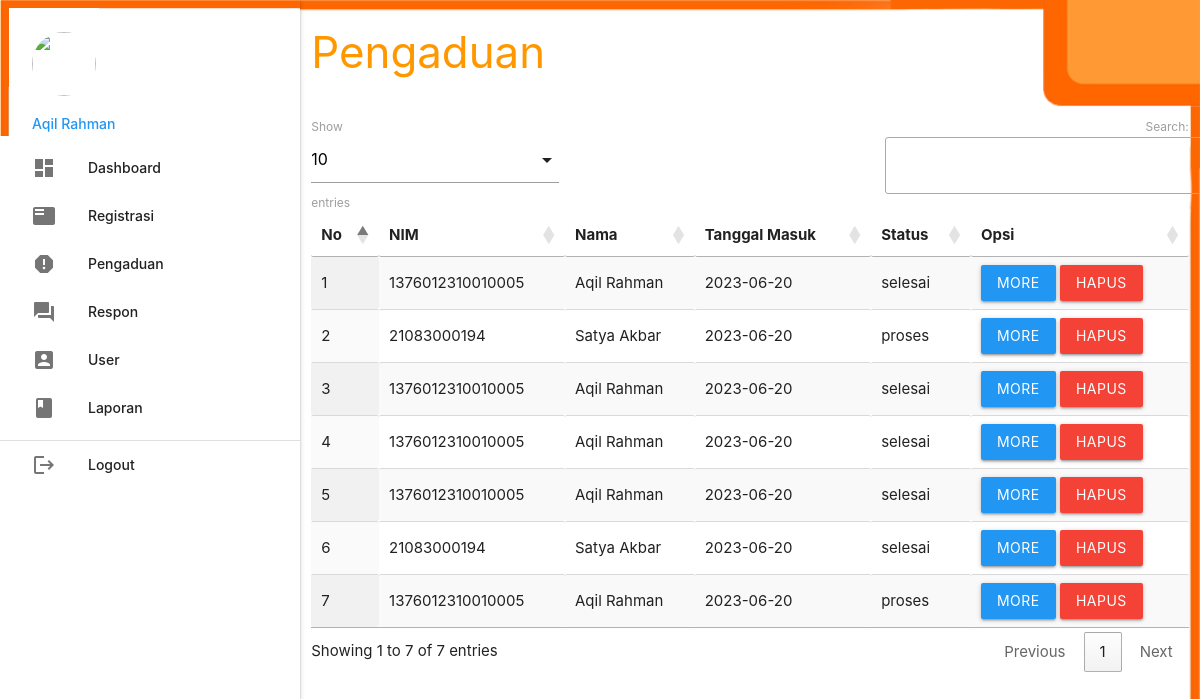
The page /admin/index.php?p=pengaduan (signed in) on the database its author committed.
### tables this page shows
CREATE TABLE `pengaduan` (
  `id_pengaduan` int(5) NOT NULL,
  `tgl_pengaduan` varchar(20) NOT NULL,
  `nik` varchar(16) NOT NULL,
  `isi_laporan` text NOT NULL,
  `foto` varchar(255) NOT NULL,
  `status` enum('proses','selesai') NOT NULL
);

CREATE TABLE `mahasiswa` (
  `nim` varchar(16) NOT NULL,
  `nama` varchar(35) NOT NULL,
  `username` varchar(25) NOT NULL,
  `password` varchar(255) NOT NULL,
  `telp` varchar(13) NOT NULL
);

### admin/pengaduan.php (the view, shortened to what this page needs)
       <div class="row">
         <div class="col s12 m9">
           <h3 class="orange-text">Pengaduan</h3>
         </div>
       </div>
       <table id="example" class="display responsive-table" style="width:100%">
         <thead>
             <tr>
			<th>No</th>
			<th>NIM</th>
			<th>Nama</th>
			<th>Tanggal Masuk</th>
			<th>Status</th>
			<th>Opsi</th>
             </tr>
         </thead>
         <tbody>
<?php
	$no=1;
	$query = mysqli_query($koneksi,"SELECT * FROM pengaduan INNER JOIN mahasiswa ON pengaduan.nik=mahasiswa.nim ORDER BY pengaduan.id_pengaduan DESC");
	while ($r=mysqli_fetch_assoc($query)) { ?>
	<tr>
		<td><?php echo $no++; ?></td>
		<td><?php echo $r['nim']; ?></td>
		<td><?php echo $r['nama']; ?></td>
		<td><?php echo $r['tgl_pengaduan']; ?></td>
		<td><?php echo $r['status']; ?></td>
		<td><a class="btn modal-trigger blue" href="#more?id_pengaduan=<?php echo $r['id_pengaduan'] ?>">More</a>  <a class="btn red" onclick="return confirm('Anda Yakin Ingin Menghapus Y/N')" href="index.php?p=pengaduan_hapus&id_pengaduan=<?php echo $r['id_pengaduan'] ?>">Hapus</a></td>
	</tr>
           <?php  }
            ?>
         </tbody>
       </table>

### admin/index.php (shortened to what this page needs)
<?php
	include '../conn/koneksi.php';
 ?>
  <!DOCTYPE html>
  <html>
    <head>
      <link type="text/css" rel="stylesheet" href="../css/materialize.min.css"  media="screen,projection"/>
      <link rel="stylesheet" href="https://cdnjs.cloudflare.com/ajax/libs/materialize/1.0.0/css/materialize.min.css">
      <link rel="stylesheet" type="text/css" href="https://cdn.datatables.net/1.10.19/css/jquery.dataTables.css">
    </head>
    <body style="background:url(../img/bg.jpg); background-size: cover;">
    <div class="row">
      <div class="col s12 m3">
          <ul id="slide-out" class="sidenav sidenav-fixed">
              <li>
                  <div class="user-view">
                      <div class="background">
                          <img src="../img/bg.jpg">
                      </div>
                      <a href="#user"><img class="circle" src="https://cdn5.vectorstock.com/i/1000x1000/01/69/businesswoman-character-avatar-icon-vector-12800169.jpg"></a>
                      <a href="#name"><span class="blue-text name"><?php echo ucwords($_SESSION['data']['nama_petugas']); ?></span></a>
                  </div>
              </li>
              <li><a href="index.php?p=dashboard"><i class="material-icons">dashboard</i>Dashboard</a></li>
              <li><a href="index.php?p=registrasi"><i class="material-icons">featured_play_list</i>Registrasi</a></li>
              <li><a href="index.php?p=pengaduan"><i class="material-icons">report</i>Pengaduan</a></li>
              <li><a href="index.php?p=respon"><i class="material-icons">question_answer</i>Respon</a></li>
              <li><a href="index.php?p=user"><i class="material-icons">account_box</i>User</a></li>
              <li><a href="index.php?p=laporan"><i class="material-icons">book</i>Laporan</a></li>
              <li>
                  <div class="divider"></div>
              </li>
              <li><a class="waves-effect" href="../index.php?p=logout"><i class="material-icons">logout</i>Logout</a></li>
          </ul>
          <a href="#" data-target="slide-out" class="btn sidenav-trigger"><i class="material-icons">menu</i></a>
      </div>
      <div class="col s12 m9">
	<?php
		if(@$_GET['p']==""){
			include_once 'dashboard.php';
		}
		elseif(@$_GET['p']=="dashboard"){
			include_once 'dashboard.php';
		}
		elseif(@$_GET['p']=="registrasi"){
			include_once 'registrasi.php';
		}
		elseif(@$_GET['p']=="regis_hapus"){
			$query = mysqli_query($koneksi,"DELETE FROM mahasiswa WHERE nim='".$_GET['nim']."'");
			if($query){
				header('location:index.php?p=registrasi');
			}
		}
		elseif(@$_GET['p']=="pengaduan"){
			include_once 'pengaduan.php';
		}
		elseif(@$_GET['p']=="more"){
			include_once 'more.php';
		}
		elseif(@$_GET['p']=="respon"){
			include_once 'respon.php';
		}
		elseif(@$_GET['p']=="tanggapan_hapus"){
			$query = mysqli_query($koneksi,"DELETE FROM tanggapan WHERE id_tanggapan='".$_GET['id_tanggapan']."'");
			if($query){
				header('location:index.php?p=respon');
			}
		}
		elseif(@$_GET['p']=="user"){
			include_once 'user.php';
		}
		elseif(@$_GET['p']=="user_input"){
			include_once 'user_input.php';
		}
		elseif(@$_GET['p']=="user_edit"){
			include_once 'user_edit.php';
		}
		elseif(@$_GET['p']=="user_hapus"){
			$query = mysqli_query($koneksi,"DELETE FROM petugas WHERE id_petugas='".$_GET['id_petugas']."'");
			if($query){
				header('location:index.php?p=user');
			}
		}
		elseif(@$_GET['p']=="laporan"){
			include_once 'laporan.php';
		}
	 ?>
      </div>
    </div>
    </body>
  </html>

### rows shown on the page
pengaduan: mahasiswa.nim "1376012310010005", mahasiswa.nama "Aqil Rahman", tgl_pengaduan "2023-06-20", status "selesai"
pengaduan: mahasiswa.nim "21083000194", mahasiswa.nama "Satya Akbar", tgl_pengaduan "2023-06-20", status "proses"
pengaduan: mahasiswa.nim "1376012310010005", mahasiswa.nama "Aqil Rahman", tgl_pengaduan "2023-06-20", status "selesai"
pengaduan: mahasiswa.nim "1376012310010005", mahasiswa.nama "Aqil Rahman", tgl_pengaduan "2023-06-20", status "selesai"
pengaduan: mahasiswa.nim "1376012310010005", mahasiswa.nama "Aqil Rahman", tgl_pengaduan "2023-06-20", status "selesai"
pengaduan: mahasiswa.nim "21083000194", mahasiswa.nama "Satya Akbar", tgl_pengaduan "2023-06-20", status "selesai"
pengaduan: mahasiswa.nim "1376012310010005", mahasiswa.nama "Aqil Rahman", tgl_pengaduan "2023-06-20", status "proses"

### other values the page prints
$_SESSION['data']['nama_petugas'] "Aqil Rahman"
